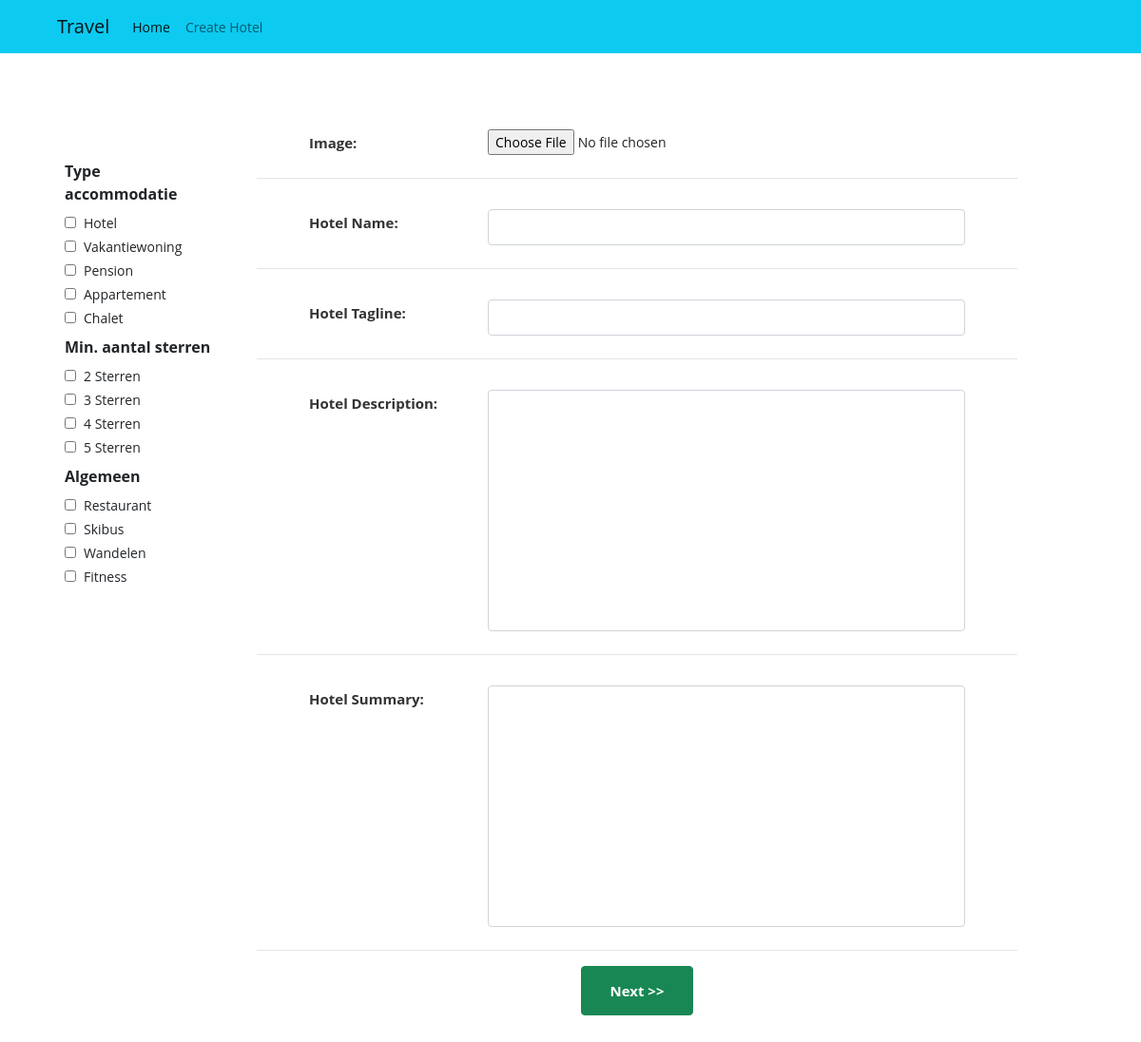
The page /create/ (signed in) on the database its author committed.
### main/models.py (models this page shows)
class Category(models.Model):
    c_name = models.CharField(_("Category Name"), max_length=80)
    created_at = models.DateTimeField(auto_now_add=True)
    updated_at = models.DateTimeField(auto_now=True)

class CategoryTag(models.Model):
    c_name = models.ForeignKey(Category, on_delete=models.CASCADE)
    tag_name = models.CharField(_("Tag Name"), max_length=40)

### main/views.py (the view)
# urls.py: path('create/', views.submit_location, name="submit_location"),
@login_required
def submit_location(request):
    if request.method == 'POST':
        form = LocationForm(request.POST, request.FILES or None)
        selected_values_str = request.POST.get('selected_values', '')
        print(selected_values_str)
        if form.is_valid():
            image = form.cleaned_data['image']
            name = form.cleaned_data['l_name']
            tagline = form.cleaned_data['l_tagline']
            summary = form.cleaned_data['l_summery']
            des = form.cleaned_data['l_description']
            location = Location.objects.create(
                image = image,
                l_name = name,
                l_tagline = tagline,
                l_summery = summary,
                l_description = des,
                tags = selected_values_str
            )
            return redirect('create_season', l_id = location.id)
    else:
        form = LocationForm()
        category_with_tags = Category.objects.prefetch_related('categorytag_set')
        context = {'location_form' : form, 'categorys' : category_with_tags}
        return render(request, 'location_form.html', context)

### main/forms.py
class LocationForm(forms.ModelForm):
    class Meta:
        model = Location
        fields = [
            'image',
            'l_name',
            'l_tagline',
            'l_description',
            'l_summery',
        ]
        widgets = {
            'l_name' : forms.TextInput(attrs={"class": "form-control"}),
            'l_tagline' : forms.TextInput(attrs={"class": "form-control"}),
            'l_summery' : forms.Textarea(attrs={"class": "form-control"}),
            'l_description' : forms.Textarea(attrs={"class": "form-control"}),
        }

### main/templates/location_form.html (shortened to what this page needs)
{% extends 'base.html' %}
{% load static %}
{% block head %}
<link href="{% static 'css/main.css' %}" rel="stylesheet" media="all">
{% endblock head %}
{% block content %}
<div>
    <form method="post" enctype="multipart/form-data" class="mt-5 d-flex" id="myForm">
        <div class="py-2 my-5" style="margin-left:20px; width:250px">
            {% for category in categorys %}
            <p class="fs-6 fw-bold mx-5 my-2">{{category.c_name}}</p>
            {% for tag in category.categorytag_set.all %}
            <div class="d-flex mx-5 align-items-conter mt-1">
                <input class="mt-1 me-2"
                    style = "width:12px; height:12px;"
                type="checkbox" id="{{tag.id}}" name="{{tag.tag_name}}" value="{{tag.tag_name}}">
                <label class="fs-9" for="{{tag.id}}">{{tag.tag_name}}</label>
            </div>
            {% endfor %}
            {% endfor %}
        </div>
        <div class="col-8">
            {% for field in location_form %}
            <div class="form-row">
                <div class="name">{{field.label_tag}}</div>
                <div class="value mt-2">
                    <div class="input-group js-input-file">
                        {{field}}
                    </div>
                </div>
            </div>
            {% endfor %}
            <div class="d-flex justify-content-center">
                <button type="submit" class="btn btn-success mb-5 mt-3" id="submitBtn">Next >></button>
            </div>
        </div>
    </form>
</div>
{% endblock content %}

### main/static/css/main.css (style rules this page uses)
.form-row { display: -webkit-box; display: -webkit-flex; display: -moz-box; display: -ms-flexbox; display: flex; -webkit-flex-wrap: wrap; -ms-flex-wrap: wrap; flex-wrap: wrap; -webkit-box-align: start; -webkit-align-items: flex-start; -moz-box-align: start; -ms-flex-align: start; align-items: flex-start; padding: 24px 55px; border-bottom: 1px solid #e5e5e5; }
.form-row .name { width: 188px; color: #333; font-size: 15px; font-weight: 700; margin-top: 11px; }
.form-row .value { width: -webkit-calc(100% - 188px); width: -moz-calc(100% - 188px); width: calc(100% - 188px); }
html { -webkit-box-sizing: border-box; -moz-box-sizing: border-box; box-sizing: border-box; }
* { padding: 0; margin: 0; }
*, *:before, *:after { -webkit-box-sizing: inherit; -moz-box-sizing: inherit; box-sizing: inherit; }
body, h1, h2, h3, h4, h5, h6, blockquote, p, pre, dl, dd, ol, ul, figure, hr, fieldset, legend { margin: 0; padding: 0; }
button { outline: none; background: none; border: none; }
body { font-family: "Open Sans", "Arial", "Helvetica Neue", sans-serif; font-weight: 400; font-size: 14px; }
.btn { display: inline-block; line-height: 50px; padding: 0 30px; -webkit-transition: all 0.4s ease; -o-transition: all 0.4s ease; -moz-transition: all 0.4s ease; transition: all 0.4s ease; cursor: pointer; font-size: 15px; text-transform: capitalize; font-weight: 700; color: #fff; font-family: inherit; }
input, textarea { outline: none; margin: 0; border: none; -webkit-box-shadow: none; -moz-box-shadow: none; box-shadow: none; width: 100%; font-size: 14px; font-family: inherit; }
textarea { resize: none; }
.input-group { position: relative; margin: 0; }

### rows shown on the page
Category: c_name "Type accommodatie"
CategoryTag: tag_name "Hotel"
CategoryTag: tag_name "Vakantiewoning"
CategoryTag: tag_name "Pension"
CategoryTag: tag_name "Appartement"
CategoryTag: tag_name "Chalet"
Category: c_name "Min. aantal sterren"
CategoryTag: tag_name "2 Sterren"
CategoryTag: tag_name "3 Sterren"
CategoryTag: tag_name "4 Sterren"
CategoryTag: tag_name "5 Sterren"
Category: c_name "Algemeen"
CategoryTag: tag_name "Restaurant"
CategoryTag: tag_name "Skibus"
CategoryTag: tag_name "Wandelen"
CategoryTag: tag_name "Fitness"

### other values the page prints
{{ field.label_tag }} "Image:" "Hotel Name:" "Hotel Tagline:" "Hotel Description:" "Hotel Summary:"
